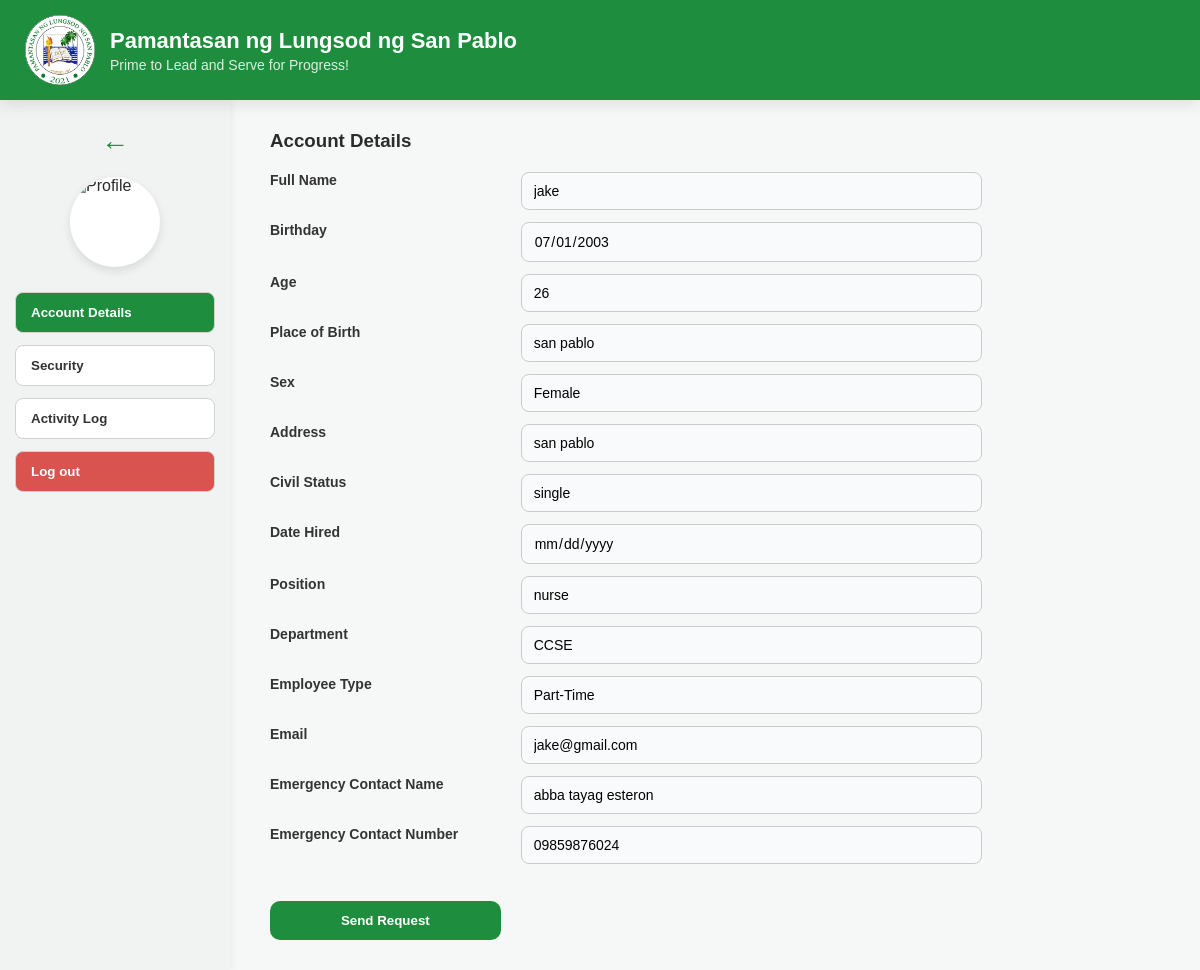
/profile.php (signed in), run on the app's committed database.
### tables this page shows
CREATE TABLE `file_201` (
  `id` int(10) UNSIGNED NOT NULL,
  `employee_id` varchar(50) NOT NULL,
  `name` varchar(50) NOT NULL,
  `dob` date NOT NULL,
  `pob` varchar(255) NOT NULL,
  `sex` varchar(20) NOT NULL,
  `age` int(10) UNSIGNED NOT NULL,
  `email` varchar(50) NOT NULL,
  `civil_status` varchar(50) NOT NULL,
  `address` varchar(255) NOT NULL,
  `date_hired` datetime NOT NULL DEFAULT current_timestamp(),
  `emergency_contact` varchar(50) NOT NULL,
  `emergency_contact_no` varchar(30) NOT NULL,
  `position` varchar(100) NOT NULL,
  `department` varchar(100) NOT NULL,
  `employee_type` varchar(50) NOT NULL,
  `adv_class` varchar(100) DEFAULT NULL,
  `program` varchar(100) DEFAULT NULL,
  `per_office` varchar(100) DEFAULT NULL,
  `password` varchar(255) NOT NULL,
  `profile_photo` varchar(50) DEFAULT NULL,
  `employee_select` varchar(50) NOT NULL
);

### profile.php (the view, shortened to what this page needs)
<?php
require_once __DIR__ . '/../db.php';
$user = [];
try {
    $stmt = $pdo->prepare("SELECT * FROM file_201 WHERE id = :id");
    $stmt->execute([':id' => $_SESSION['user_id']]);
    $user = $stmt->fetch(PDO::FETCH_ASSOC);
} catch (PDOException $e) {
    $error = "Database error: " . $e->getMessage();
}
?>
<!DOCTYPE html>
<html lang="en">
<head>
<link rel="stylesheet" href="profile.css">
</head>
<body>
<header class="top-header">
    <img src="plsp pic.jpg" class="uni-logo">
    <div class="header-text">
        <h2>Pamantasan ng Lungsod ng San Pablo</h2>
        <p>Prime to Lead and Serve for Progress!</p>
    </div>
</header>
<div class="layout">
    <div class="sidebar">
        <div class="back-btn" onclick="window.location.href='part_time.php'">←</div>
        <div class="profile-pic">
            <img src="profile.webp" alt="Profile">
        </div>
        <button class="menu-btn active" data-page="account">Account Details</button>
        <button class="menu-btn" data-page="security">Security</button>
        <button class="menu-btn" data-page="activity">Activity Log</button>
        <button class="menu-btn logout" onclick="window.location.href='../index.php?logout=true'">Log out</button>
    </div>
    <div class="content">
        <div id="account" class="page active">
            <h3>Account Details</h3>
            <form class="form-grid" method="POST">
                <label>Full Name</label>
                <input type="text" value="<?= htmlspecialchars($user['name']) ?>" readonly class="read-only">
                <label>Birthday</label>
                <input type="date" value="<?= htmlspecialchars($user['dob']) ?>" readonly class="read-only">
                <label>Age</label>
                <input type="number" value="<?= htmlspecialchars($user['age']) ?>" readonly class="read-only">
                <label>Place of Birth</label>
                <input type="text" value="<?= htmlspecialchars($user['pob']) ?>" readonly class="read-only">
                <label>Sex</label>
                <input type="text" value="<?= htmlspecialchars($user['sex']) ?>" readonly class="read-only">
                <label>Address</label>
                <input type="text" value="<?= htmlspecialchars($user['address']) ?>" readonly class="read-only">
                <label>Civil Status</label>
                <input type="text" value="<?= htmlspecialchars($user['civil_status']) ?>" readonly class="read-only">
                <label>Date Hired</label>
                <input type="date" value="<?= htmlspecialchars($user['date_hired']) ?>" readonly class="read-only">
                <label>Position</label>
                <input type="text" value="<?= htmlspecialchars($user['position']) ?>" readonly class="read-only">
                <label>Department</label>
                <input type="text" value="<?= htmlspecialchars($user['department']) ?>" readonly class="read-only">
                <label>Employee Type</label>
                <input type="text" value="<?= htmlspecialchars($user['employee_type']) ?>" readonly class="read-only">
                <label>Email</label>
                <input type="text" value="<?= htmlspecialchars($user['email']) ?>" readonly class="read-only">
                <label>Emergency Contact Name</label>
                <input type="text" value="<?= htmlspecialchars($user['emergency_contact']) ?>" readonly class="read-only">
                <label>Emergency Contact Number</label>
                <input type="text" value="<?= htmlspecialchars($user['emergency_contact_no']) ?>" readonly class="read-only">
                <button type="submit" name="send_request" class="update-btn">Send Request</button>
            </form>
        </div>
    </div>
</div>
</body>
</html>

### profile.css (style rules this page uses)
* { box-sizing: border-box; margin: 0; padding: 0; font-family: 'Poppins', sans-serif; }
body { background: #f6f8f7; color: #2b2b2b; }
.top-header { background: #1e8d3d; color: white; display: flex; align-items: center; padding: 15px 25px; box-shadow: 0 4px 15px rgba(0,0,0,0.1); position: sticky; top: 0; z-index: 1000; }
.uni-logo { width: 70px; height: 70px; border-radius: 50%; margin-right: 15px; object-fit: cover; }
.header-text h2 { font-size: 22px; font-weight: 700; }
.header-text p { font-size: 14px; opacity: 0.85; margin-top: 3px; }
.layout { display: flex; height: calc(100vh - 100px); }
.sidebar { width: 230px; background: #f1f3f2; padding: 25px 15px; box-shadow: 2px 0 8px rgba(0,0,0,0.05); display: flex; flex-direction: column; align-items: center; }
.back-btn { font-size: 28px; cursor: pointer; margin-bottom: 20px; color: #1e8d3d; transition: 0.2s ease; }
.profile-pic { width: 90px; height: 90px; border-radius: 50%; overflow: hidden; background: white; margin-bottom: 25px; box-shadow: 0 4px 10px rgba(0,0,0,0.1); }
.profile-pic img { width: 100%; height: 100%; object-fit: cover; }
.menu-btn { width: 100%; padding: 12px 15px; background: white; border: 1px solid #d1d1d1; border-radius: 8px; cursor: pointer; margin-bottom: 12px; text-align: left; font-weight: 600; color: #333; transition: 0.2s ease; }
.menu-btn.active { background: #1e8d3d; color: white; }
.menu-btn.logout { background: #d9534f; color: white; }
.content { flex: 1; padding: 30px 40px; overflow-y: auto; }
.page { display: none; }
.page.active { display: block; }
.form-grid { display: grid; grid-template-columns: 1fr 2fr; gap: 12px 20px; width: 80%; margin-top: 20px; }
.form-grid label { font-weight: 600; font-size: 14px; color: #333; }
.form-grid input, .form-grid select, .form-grid textarea { padding: 10px 12px; border: 1px solid #ccc; border-radius: 8px; background: #f9fafb; font-size: 14px; transition: all 0.2s ease; }
.update-btn { margin-top: 25px; padding: 12px 25px; background: #1e8d3d; color: white; border: none; border-radius: 10px; font-weight: 600; cursor: pointer; transition: all 0.2s ease; }

### data on the page
file_201: name "jake", dob "07/01/2003", age "26", pob "san pablo", sex "Female", address "san pablo", civil_status "single", position "nurse", department "CCSE", employee_type "Part-Time", email "jake@gmail.com", emergency_contact "abba tayag esteron", emergency_contact_no "09859876024"
